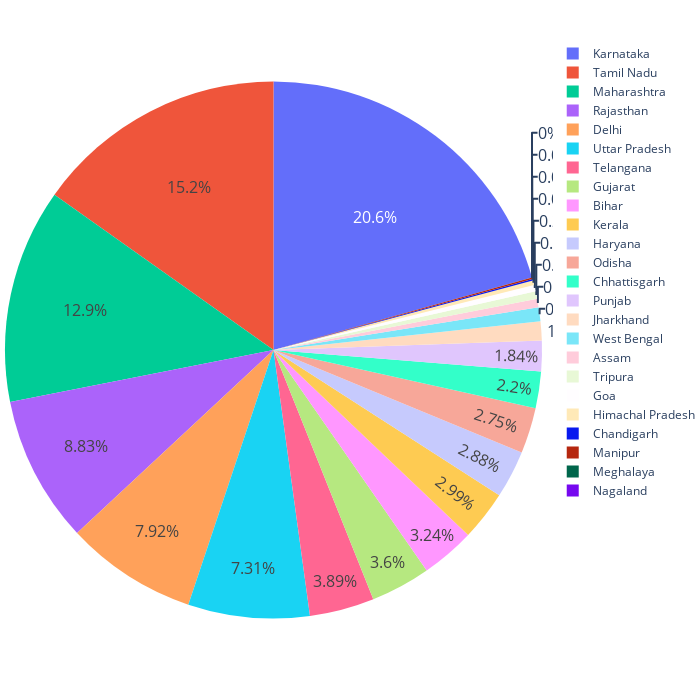

The code cell stored with this chart in its notebook:
### Code cell
plot_pie(df_ev_sale_subset,"Total EV supported by state for adoption and manufacturing")
display.Image("./Nisarg_Extracted_Charts/2.png")

### Figure 1 — Plotly figure (JSON) as saved in the notebook; plotly's stock layout.template omitted (floating-point values rounded to 4 significant figures)
{"data": [{"domain": {"x": [0, 1], "y": [0, 1]}, "hovertemplate": "State=%{label}<br>Total EV supported by state for adoption and manufacturing=%{value}<extra></extra>", "labels": ["Meghalaya", "Nagaland", "Manipur", "Tripura", "Himachal Pradesh", "Goa", "Jharkhand", "Assam", "Chandigarh", "Bihar", "Odisha", "Chhattisgarh", "Punjab", "Telangana", "Kerala", "Karnataka", "West Bengal", "Rajasthan", "Tamil Nadu", "Delhi", "Haryana", "Uttar Pradesh", "Gujarat", "Maharashtra"], "legendgroup": "", "name": "", "showlegend": true, "textfont": {"size": 16}, "type": "pie", "values": [10, 0, 140, 750, 446, 614, 1874, 827, 154, 5255, 4454, 3573, 2977, 6316, 4851, 33483, 1347, 14326, 24632, 12850, 4667, 11853, 5839, 20955]}], "layout": {"height": 700, "legend": {"tracegroupgap": 0}, "margin": {"b": 0, "l": 0, "r": 0, "t": 0}, "width": 700}}
